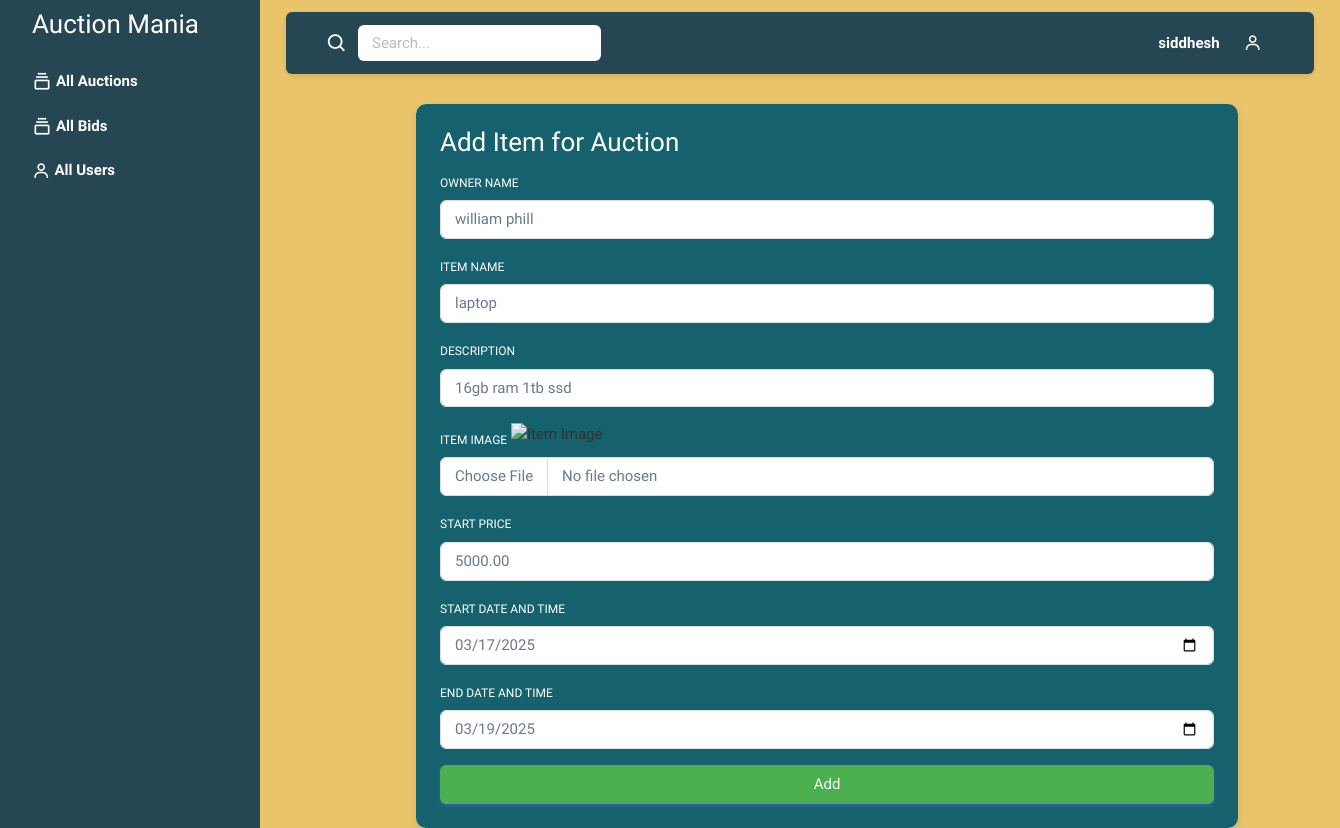
Page /add_item/19/ (signed in) on the committed database.
### auction_app/models.py (models this page shows, shortened)
class UserModel(AbstractBaseUser, PermissionsMixin):
    username = models.CharField(max_length=255, unique=True)
    email = models.EmailField(unique=False)
    firstname = models.CharField(max_length=255, blank=True)
    lastname = models.CharField(max_length=255, blank=True)
    phone = models.CharField(max_length=15, blank=True, null=True)
    user_credit = models.IntegerField(default=0, null=True, blank=True)
    password = models.CharField(max_length=255)
    is_active = models.BooleanField(default=True)
    is_admin = models.BooleanField(default=False)
    is_staff = models.BooleanField(default=False)
    is_superuser = models.BooleanField(default=False)
    USERNAME_FIELD = 'username'
    REQUIRED_FIELDS = ['email']
    objects = UserModelManager()
    groups = models.ManyToManyField('auth.Group', related_name='user_groups', blank=True)
    user_permissions = models.ManyToManyField('auth.Permission', related_name='user_permissions', blank=True)

class ItemModel(models.Model):
    owner_name = models.CharField(max_length=250)
    item_name = models.CharField(max_length=250)
    item_description = models.CharField(max_length=250)
    item_image = models.ImageField(upload_to="pictures/")
    item_start_price = models.DecimalField(max_digits=10, decimal_places=2)
    auction_start_date = models.DateTimeField()
    auction_end_date = models.DateTimeField()
    soldout_price = models.DecimalField(max_digits=10, decimal_places=2, null=True, blank=True, default=0.0)
    user_id = models.ForeignKey(
        UserModel,
        on_delete=models.CASCADE,
        default=get_default_user,
        db_column='user_id'
    )

### auction_app/views.py (the view, shortened to what this page needs)
# urls.py: path('add_item/',views.adminAddItemView.as_view(), name="admin_add_item"),
class adminAddItemView(View):
    @method_decorator(login_required)
    def get(self, request, *args, **kwargs):
        item_obj = None
        item_id = kwargs.get('item_id')
        """if request.GET.get("id"):
            item_obj = (
                ItemModel.objects.filter(id=request.GET.get("id"))
                .values()
                .first()
            ) """
        item_obj = (
            ItemModel.objects.filter(id=item_id)
            .values()
            .first()
        )
        if item_obj and item_obj.get("item_image"):
            item_obj["item_image"] = item_obj["item_image"].split("/")[1]
            return render(
                request,
                template_name="admin_add_item.html",
                context={"item_obj": item_obj},
            )
        return render(request, "admin_add_item.html")

### auction_app/templates/admin_add_item.html (shortened to what this page needs)
{% extends "admin_home.html" %}
{% block content %}
  <div class="container" style="margin-left:130px;">
    <div class="card" style="margin-top: 30px; max-width:80%; justify-content:center; border-radius: 10px; overflow: hidden; box-shadow: 0 4px 8px rgba(0,0,0,0.1);">
      <div class="card-body"  style=" background-color:#15616d; ">
        <h3 class="card-title" style="color:white;">Add Item for Auction</h3>
        <form method="POST" enctype="multipart/form-data">
          <div class="mb-3">
            <label style="color:white;" for="ownername" class="form-label">Owner name</label>
            <input type="text" class="form-control" id="ownername" value="{% if item_obj and item_obj.owner_name %}{{item_obj.owner_name}}{% endif %}" name="ownername" placeholder="Enter owner name" autofocus required />
          </div>
          <div class="mb-3">
            <label style="color:white;" for="itemname" class="form-label">Item name</label>
            <input type="text" class="form-control" id="itemname" value="{% if item_obj and item_obj.item_name %}{{item_obj.item_name}}{% endif %}" name="itemname" placeholder="Enter item name" required />
          </div>
          <div class="mb-3">
            <label style="color:white;" for="description" class="form-label">Description</label>
            <input type="text" class="form-control" id="description" value="{% if item_obj and item_obj.item_description %}{{item_obj.item_description}}{% endif %}" name="description" placeholder="Enter item description" required />
          </div>
          <div class="mb-3">
            <label style="color:white;" for="itemimage" class="form-label">Item Image</label>
            {% if item_obj and item_obj.item_image %}
              <img src="{{ item_obj.item_image.url }}" alt="Item Image" style="max-width: 200px; max-height: 200px; margin-bottom: 10px;">
            {% endif %}
            <input type="file" class="form-control" id="itemimage" name="itemimage" placeholder="Select item image" />
          </div>
          <div class="mb-3">
            <label style="color:white;" for="startprice" class="form-label">Start price</label>
            <input type="number" class="form-control" id="startprice" value="{% if item_obj and item_obj.item_start_price %}{{item_obj.item_start_price}}{% endif %}" name="startprice" placeholder="Enter start price" required />
          </div>
          <div class="mb-3">
            <label style="color:white;" for="startdate" class="form-label">Start date and time</label>
            <input type="date" class="form-control" id="startdate" value="{% if item_obj and item_obj.auction_start_date %}{{ item_obj.auction_start_date|date:"Y-m-d" }}{% endif %}" name="startdate" placeholder="Select start date" required />
          </div>
          <div class="mb-3">
            <label style="color:white;" for="enddate" class="form-label">End date and time</label>
            <input type="date" class="form-control" id="enddate" value="{% if item_obj and item_obj.auction_end_date %}{{ item_obj.auction_end_date|date:"Y-m-d" }}{% endif %}" name="enddate" placeholder="Select end date" required />
          </div>
          <div class="d-grid gap-2">
            <button type="submit" class="btn btn-primary">Add</button>
          </div>
        </form>
      </div>
    </div>
  </div>
{% endblock content %}

### auction_app/templates/admin_home.html (shortened to what this page needs)
{% load static %}
<!DOCTYPE html>
<html
  lang="en"
  class="light-style layout-menu-fixed"
  dir="ltr"
  data-theme="theme-default"
  data-assets-path="../assets/"
  data-template="vertical-menu-template-free">
  <head>
    <link rel="stylesheet" href="{% static 'assets/vendor/fonts/boxicons.css' %}" />
    <link rel="stylesheet" href="{% static 'assets/vendor/css/core.css' %}" class="template-customizer-core-css" />
    <link rel="stylesheet" href="{% static 'assets/vendor/css/theme-default.css' %}" class="template-customizer-theme-css" />
    <link rel="stylesheet" href="{% static 'assets/css/demo.css' %}" />
    <link rel="stylesheet" href="{% static 'assets/vendor/libs/perfect-scrollbar/perfect-scrollbar.css' %}" />
    <link rel="stylesheet" href="{% static 'assets/vendor/libs/apex-charts/apex-charts.css' %}" />
  </head>
  <body>
    <div class="layout-wrapper layout-content-navbar">
      <div class="layout-container">
        <aside id="layout-menu" class="layout-menu menu-vertical menu ">
          <div class="app-brand">
            <a href="#" class="app-brand-link"><h3>Auction Mania</h3></a>
          </div>
          {% block nav %}
<ul class="menu-inner py-1">
    <li class="menu-item active">
        <a href="{% url 'admin_auctions_list' %}" class="menu-link">
        <i class="menu-icon tf-icons bx bx-collection me-0"></i>
        <div data-i18n="Basic">All Auctions</div>
        </a>
    </li>
    <li class="menu-item active">
      <a href="{% url 'admin_all_bids' %}" class="menu-link">
      <i class="menu-icon tf-icons bx bx-collection me-0"></i>
      <div data-i18n="Basic">All Bids</div>
      </a>
    </li>
    <li class="menu-item active">
      <a href="{% url 'admin_users_list' %}" class="menu-link">
      <i class="bx bx-user me-1"></i>
      <div data-i18n="Basic">All Users</div>
      </a>
    </li>
  </ul>
{% endblock %}
        </aside>
        <div class="layout-page">
          <nav
            class="layout-navbar container-xxl navbar navbar-expand-xl navbar-detached align-items-center bg-navbar-theme"
            id="layout-navbar"
          >
            <div class="navbar-nav-right d-flex align-items-center m-3 " id="navbar-collapse">
              {% block search %}
              <div class="navbar-nav align-items-center">
                <div class="nav-item d-flex align-items-center">
                  <i class="bx bx-search fs-4 lh-0" style="color:white; margin-right:10px;"></i>
                  <form id="searchForm" method="GET" class="d-flex align-items-center">
                    <input type="text" class="form-control border-0 shadow-none" placeholder="Search..." aria-label="Search..." name="query" id="searchInput" />
                  </form>
                </div>
              </div>
              {% endblock%}
              <ul class="navbar-nav flex-row align-items-center ms-auto">
                <li class="nav-item lh-1 me-3">
                  <span class="fw-semibold d-block " style="color:white;">{{request.user.username}}</span>
                </li>
                <li class="nav-item navbar-dropdown dropdown-user dropdown">
                  <a class="nav-link dropdown-toggle hide-arrow" href="javascript:void(0);" data-bs-toggle="dropdown">
                    <div class="">
                      <i class="bx bx-user me-1" style="color:white;"></i>
                    </div>
                  </a>
                    </li>
                  </ul>
            </div>
          </nav>
          {% block content %}
          {% endblock%}
        </div>
      </div>
    </div>
  </body>
</html>

### auction_app/templates/admin_home.html (style rules this page uses)
body { background-color: #2a9d8f; color: #333333; }
.navbar { background-color: #264653 !important; }
.layout-menu { background-color: #264653; }
.menu-inner { background-color: #264653; }
.app-brand { background-color: #264653; }
.app-brand { margin-top:10px; }
a { color: #ffffff; }
h3 { color: #ffffff; }
.btn-primary { background-color: #4caf50 !important; border-color: #4caf50 !important; }
.layout-container { background-color: #e9c46a; }
.layout-navbar { box-shadow: 0 2px 5px rgba(0, 0, 0, 0.1); }

### rows in the picture
UserModel: user.username "siddhesh"
ItemModel: ownername "william phill", itemname "laptop", description "16gb ram 1tb ssd", startprice "5000.00", startdate "03/17/2025", enddate "03/19/2025"
